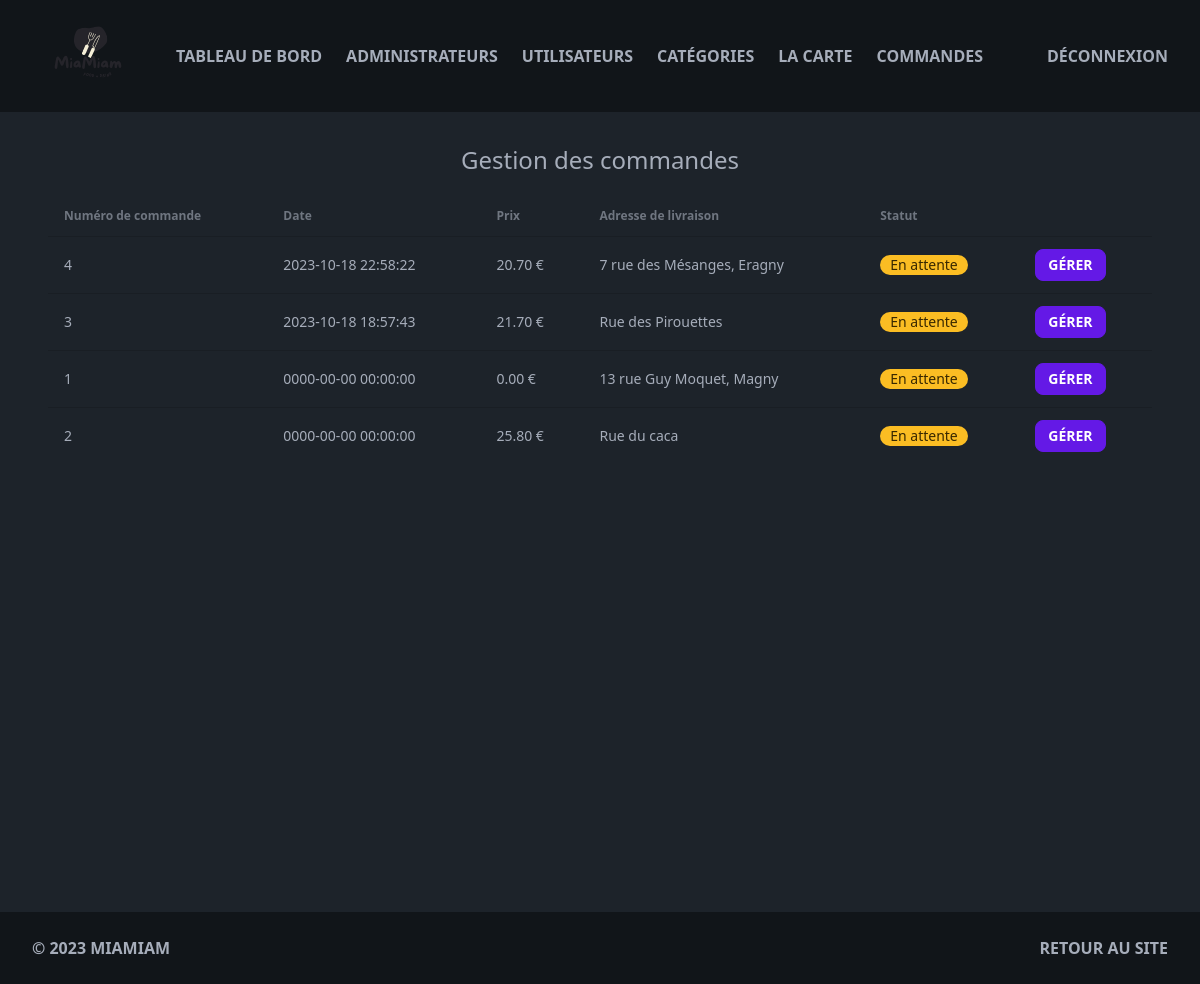
/admin/manage-order.php (signed in), run on an earlier commit of the app's database.
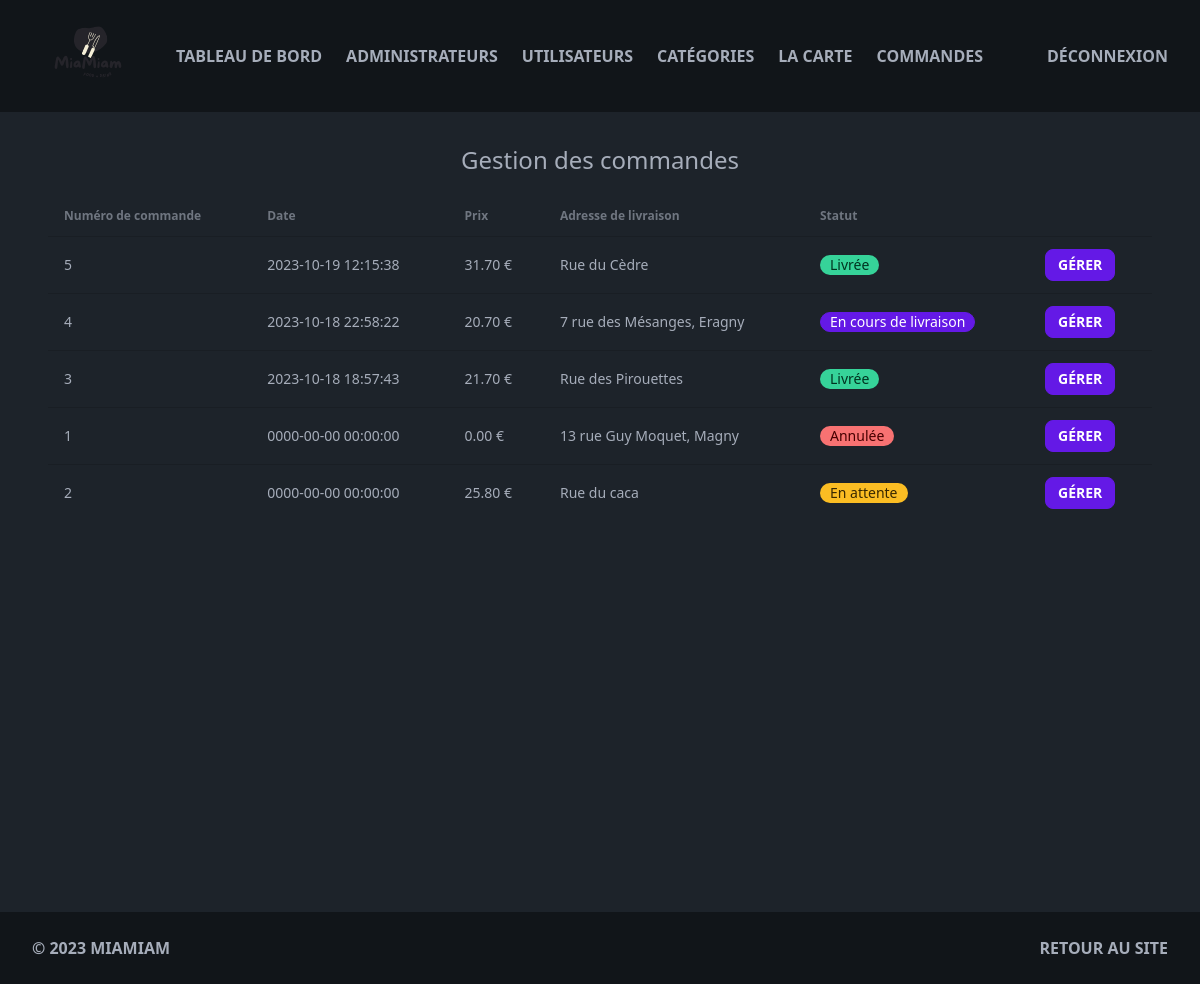
And on a later commit of the database.
### tables this page shows
CREATE TABLE IF NOT EXISTS `food_order` (
  `id` int NOT NULL AUTO_INCREMENT,
  `price` decimal(10,2) NOT NULL,
  `user_id` int NOT NULL,
  `delivery_address` varchar(255) NOT NULL,
  `order_date` timestamp NOT NULL DEFAULT CURRENT_TIMESTAMP,
  `status` varchar(255) NOT NULL,
  `comment` varchar(255) NOT NULL,
  PRIMARY KEY (`id`)
);

### admin/manage-order.php (the view, shortened to what this page needs)
<?php include('partials/menu.php'); ?>
<?php session_start();
require("../connection.php");
try {
    $sql = "SELECT * FROM food_order ORDER BY order_date DESC";
    $orders = $conn->query($sql)->fetchAll();
} catch (PDOException $e) {
    echo $e->getMessage();
}
?>
<!DOCTYPE html>
<html>
<head>
</head>
<body>
    <main class="mx-auto min-h-screen max-w-screen-xl px-12 py-8">
        <div class="wrapper">
            <h1 class="text-2xl text-center mb-5">Gestion des commandes</h1>
            <table class="table col-span-2">
                <thead>
                    <tr>
                        <th>Numéro de commande</th>
                        <th>Date</th>
                        <th>Prix</th>
                        <th>Adresse de livraison</th>
                        <th>Statut</th>
                        <th></th>
                    </tr>
                </thead>
                <tbody>
                    <?php foreach ($orders as $order) { ?>
                        <tr>
                            <td>
                                <?php echo $order["id"]; ?>
                            </td>
                            <td>
                                <?php echo $order["order_date"]; ?>
                            </td>
                            <td>
                                <?php echo $order["price"]; ?> €
                            </td>
                            <td>
                                <?php echo $order["delivery_address"]; ?>
                            </td>
                            <td>
                                <?php if ($order["status"] === "En attente") { ?>
                                    <div class="badge badge-warning gap-2">
                                        <?php echo $order["status"]; ?>
                                    </div>
                                <?php } else if ($order["status"] === "En cours de livraison") { ?>
                                    <div class="badge badge-primary gap-2">
                                        <?php echo $order["status"]; ?>
                                    </div>
                                <?php } else if ($order["status"] === "Livrée") { ?>
                                    <div class="badge badge-success gap-2">
                                        <?php echo $order["status"]; ?>
                                    </div>
                                <?php } else if ($order["status"] === "Annulée") { ?>
                                    <div class="badge badge-error gap-2">
                                        <?php echo $order["status"]; ?>
                                    </div>
                                <?php } ?>
                            </td>
                            <td>
                                <a href="order-info.php?id=<?php echo $order["id"]; ?>" class="btn btn-sm btn-primary">Gérer</a>
                        </tr>
                    <?php } ?>
                </tbody>
            </table>
        </div>
    </main>
</body>
</html>
<?php include('partials/footer.php'); ?>

### admin/partials/menu.php (shortened to what this page needs)
<!DOCTYPE html>
<html lang="en" data-theme="dark">
<head>
    <link rel="stylesheet" href="../css/output.css" />
</head>
<body>
    <header class="bg-[#111519] dark:bg-[#111519] w-full top-0 z-50 sticky">
        <div class="flex items-center space-x-8 px-8">
            <img src="../assets/logo/miamiam_logo.svg" class=" w-28" alt="">
            <div class="flex w-full justify-between">
                <ul class="flex space-x-6">
                    <li><a href="index" class="text-center font-semibold uppercase">Tableau de bord</a></li>
                    <li><a href="manage-admin" class="text-center font-semibold uppercase">Administrateurs</a></li>
                    <li><a href="manage-user" class="text-center font-semibold uppercase">Utilisateurs</a></li>
                    <li><a href="manage-category" class="text-center font-semibold uppercase">Catégories</a></li>
                    <li><a href="manage-alacarte" class="text-center font-semibold uppercase">La carte</a></li>
                    <li><a href="manage-order" class="text-center font-semibold uppercase">Commandes</a></li>
                </ul>
                <a href="logout" class="text-center font-semibold uppercase">Déconnexion</a>
            </div>
        </div>
    </header>
</body>
</html>

### admin/partials/footer.php
<!DOCTYPE html>
<html lang="en">
<body>
    <footer class="bg-[#111519] dark:bg-[#111519] w-full z-50">
        <div class="flex justify-between px-8 py-6">
            <p>
                <span class="text-center font-semibold uppercase">© 2023 Miamiam</span>
            </p>
            <div class="flex space-x-8">
                <a href="../index">
                    <span class="text-center font-semibold uppercase">Retour au site</span>
                </a>
            </div>
        </div>
    </footer>
</body>
</html>

What changed in the data, as far as the page shows it:
added food_order: id "5", order_date "2023-10-19 12:15:38", price "31.70", delivery_address "Rue du Cèdre", status "Livrée"
changed food_order "7 rue des Mésanges, Eragny": status "En attente" → "En cours de livraison"
changed food_order "Rue des Pirouettes": status "En attente" → "Livrée"
changed food_order "13 rue Guy Moquet, Magny": status "En attente" → "Annulée"
